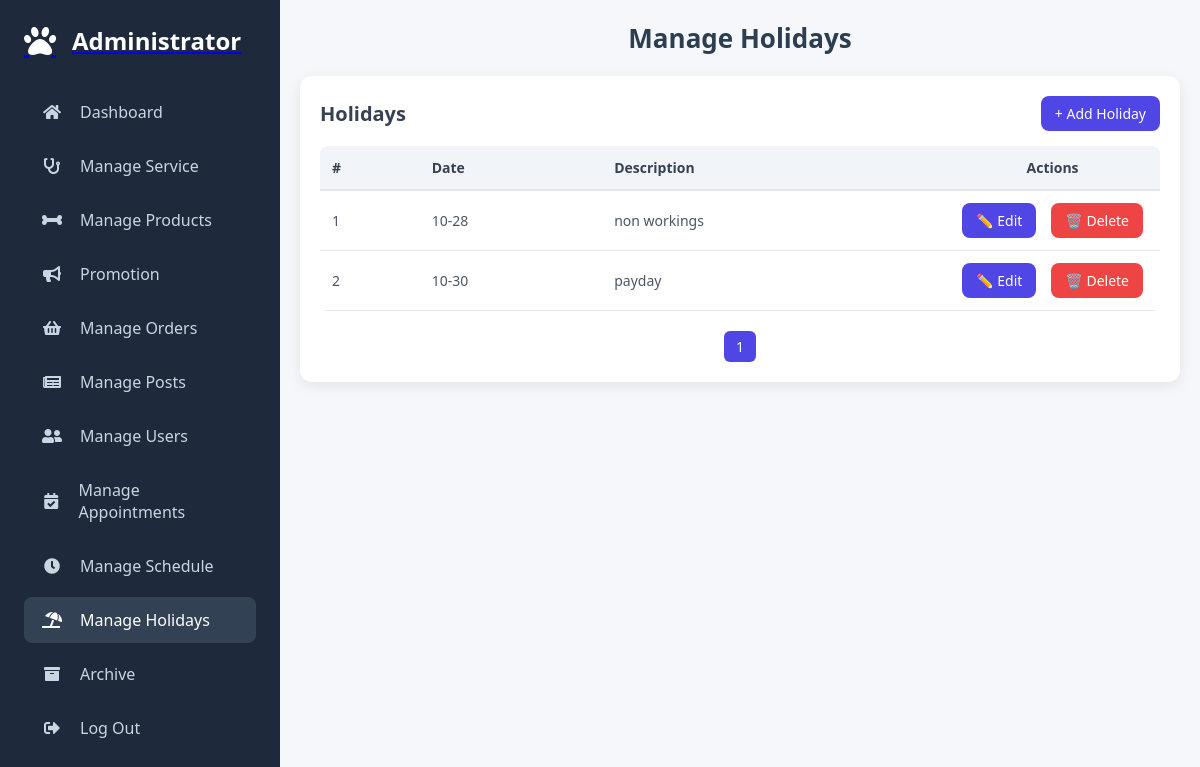
Before: /admin/manage_holidays.php (signed in) with the older database file.
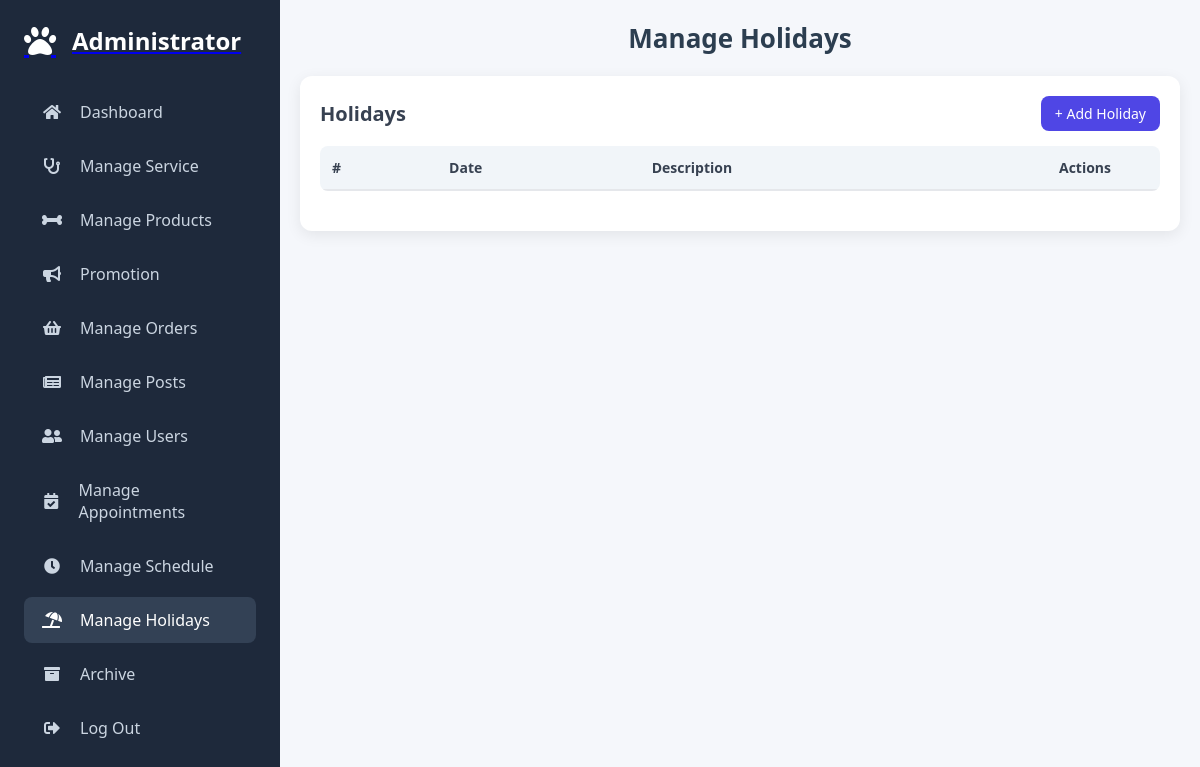
After: the same page with the newer database file.
### tables this page shows
CREATE TABLE `holidays` (
  `id` varchar(36) NOT NULL,
  `holiday_date` varchar(5) NOT NULL,
  `description` varchar(255) NOT NULL,
  `created_at` timestamp NOT NULL DEFAULT current_timestamp()
);

### admin/manage_holidays.php (the view, shortened to what this page needs)
<?php
require_once '../components/auth_admin.php';
$limit = 10;
$page = isset($_GET['page']) ? (int)$_GET['page'] : 1;
$start = ($page - 1) * $limit;
$totalRows = $conn->query("SELECT COUNT(*) FROM holidays")->fetchColumn();
$totalPages = ceil($totalRows / $limit);
$stmt = $conn->prepare("SELECT * FROM holidays ORDER BY holiday_date ASC LIMIT ?, ?");
$stmt->bindValue(1, $start, PDO::PARAM_INT);
$stmt->bindValue(2, $limit, PDO::PARAM_INT);
$stmt->execute();
$holidays = $stmt->fetchAll(PDO::FETCH_ASSOC);
?>
<!DOCTYPE html>
<html lang="en">
<head>
    <link rel="stylesheet" href="./../assets/css/admin/admin_header.css?v=<?php echo time(); ?>">
    <link rel="stylesheet" href="./../assets/css/admin/manage_holidays.css?v=<?php echo time(); ?>">
    <link rel="stylesheet" href="https://cdnjs.cloudflare.com/ajax/libs/font-awesome/5.15.4/css/all.min.css">
</head>
<body>
 <?php include '../components/admin_header.php'; ?>
<div class="admin-main">
  <div class="header-row">
      <h1>Manage Holidays</h1>
  </div>
  <div class="card">
      <div class="card-header">
          <h2>Holidays</h2>
          <button class="btn btn-primary" id="addHolidayBtn">+ Add Holiday</button>
      </div>
      <div class="table-container">
          <table>
              <thead>
                  <tr>
                      <th>#</th>
                      <th>Date</th>
                      <th>Description</th>
                      <th class="actions">Actions</th>
                  </tr>
              </thead>
              <tbody>
                  <?php $i = $start + 1; foreach ($holidays as $h): ?>
                  <tr data-id="<?= $h['id'] ?>">
                      <td><?= $i++ ?></td>
                      <td><?= $h['holiday_date'] ?></td>
                      <td><?= $h['description'] ?></td>
                      <td class="actions">
                          <button
                            class="btn btn-primary edit-btn"
                            data-id="<?= $h['id'] ?>"
                            data-date="<?= $h['holiday_date'] ?>"
                            data-description="<?= htmlspecialchars($h['description'], ENT_QUOTES) ?>"
                          >✏️ Edit</button>
                          <button class="btn btn-danger delete-btn" data-id="<?= $h['id'] ?>">🗑️ Delete</button>
                      </td>
                  </tr>
                  <?php endforeach; ?>
              </tbody>
          </table>
          <div class="pagination">
              <?php for($p = 1; $p <= $totalPages; $p++): ?>
                  <a href="?page=<?= $p ?>" class="btn <?= $p==$page?'btn-primary':'btn-light' ?>"><?= $p ?></a>
              <?php endfor; ?>
          </div>
      </div>
  </div>
</div>
</body>
</html>

Changed rows visible on the page:
removed holidays: holiday_date "10-28", description "non workings"
removed holidays: holiday_date "10-30", description "payday"
Other visible differences:
list line gone: "1"
